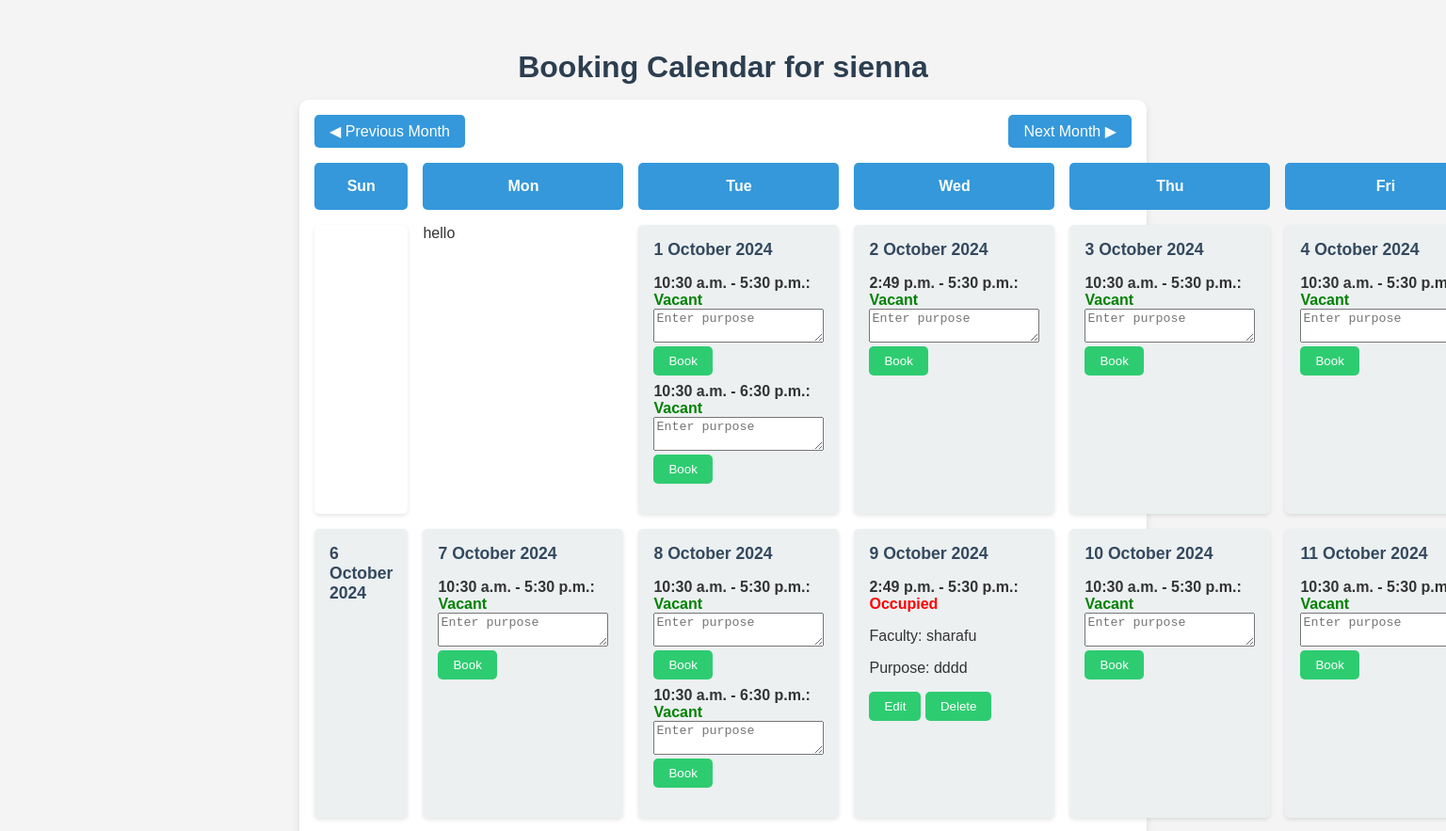
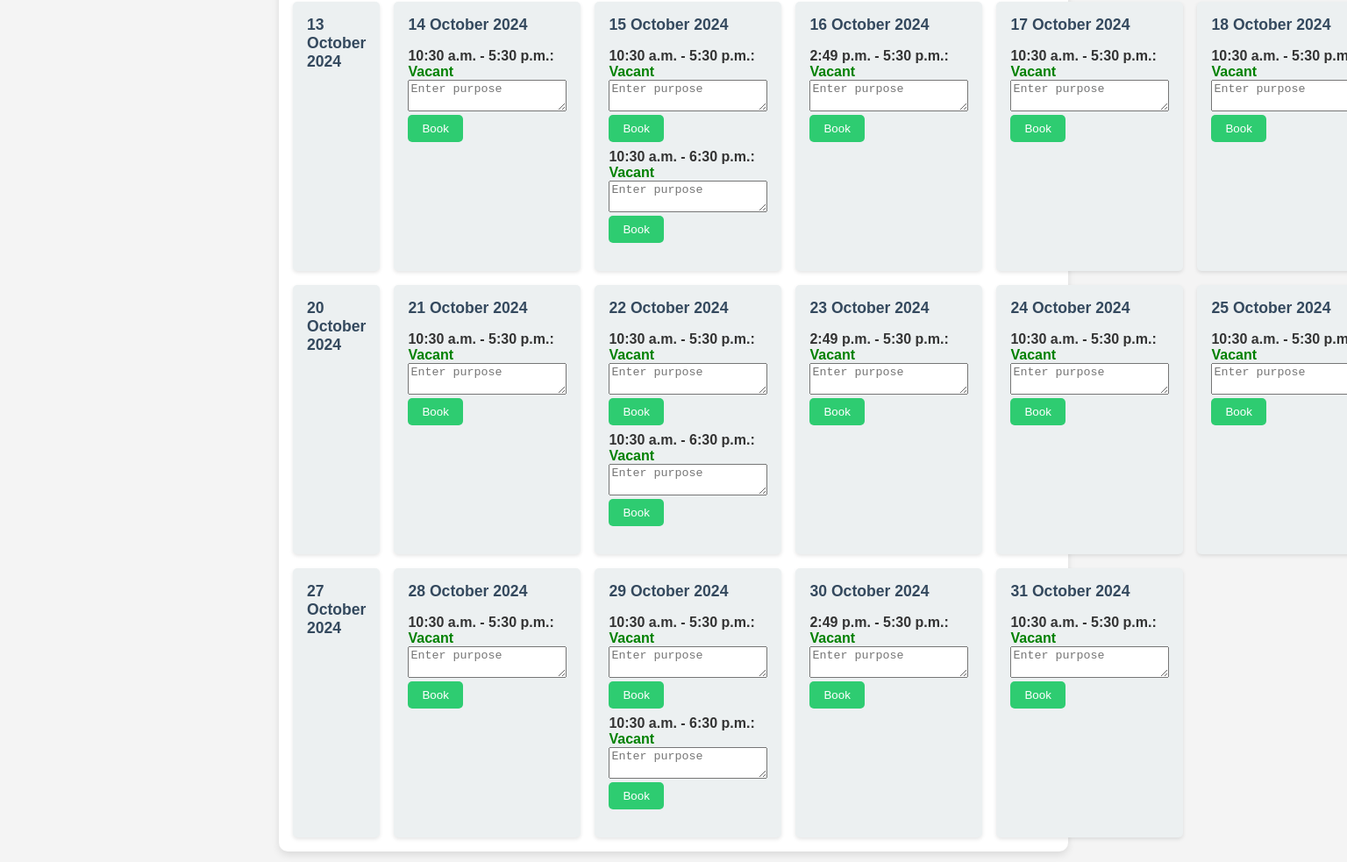
Screenshot of /myapp/adminauditorium/1/book/ with the database file from the repository (2 pictures, top to bottom).
### myapp/models.py (models this page shows, shortened)
class Auditorium(models.Model):
    name = models.CharField(max_length=100)
    location = models.CharField(max_length=200)

class TimeSlot(models.Model):
    working_day = models.ForeignKey(WorkingDay, on_delete=models.CASCADE)
    slot_start_time = models.TimeField()  # Example: 09:00 AM
    slot_end_time = models.TimeField()    # Example: 10:00 AM

class Booking(models.Model):
    auditorium = models.ForeignKey(Auditorium, on_delete=models.CASCADE)
    user = models.ForeignKey(User, on_delete=models.CASCADE)
    date = models.DateField(default=timezone.now)
    time_slot = models.ForeignKey(TimeSlot, on_delete=models.CASCADE)
    purpose = models.CharField(max_length=255, null=True, blank=True)  # Added field for purpose

### myapp/views.py (the view)
# urls.py: path('adminauditorium/<int:auditorium_id>/book/', AdminAuditoriumBookingView.as_view(), name='adminauditorium_booking'),
class AdminAuditoriumBookingView(View):
    def get(self, request, auditorium_id):
        auditorium = get_object_or_404(Auditorium, id=auditorium_id)
        today = timezone.now().date()
        selected_year = int(request.GET.get('year', today.year))
        selected_month = int(request.GET.get('month', today.month))
        selected_date = date(selected_year, selected_month, 1)
        num_days_in_month = monthrange(selected_date.year, selected_date.month)[1]
        first_day_weekday = selected_date.weekday()  # Monday is 0, Sunday is 6
        first_day = selected_date
        last_day = selected_date + timedelta(days=num_days_in_month - 1)
        bookings = Booking.objects.filter(auditorium=auditorium, date__range=[first_day, last_day])
        bookings_by_date = {day: [] for day in range(1, num_days_in_month + 1)}
        for booking in bookings:
            day = booking.date.day
            bookings_by_date[day].append(booking)
        calendar_days = []
        for day in range(1, num_days_in_month + 1):
            current_date = date(selected_date.year, selected_date.month, day)
            day_name = current_date.strftime('%A')  # Get day name like 'Monday', 'Tuesday'
            working_day = WorkingDay.objects.filter(auditorium=auditorium, day=day_name).first()
            slots_with_status = []
            if working_day:
                time_slots = TimeSlot.objects.filter(working_day=working_day)
                day_bookings = bookings_by_date.get(day, [])
                for slot in time_slots:
                    booked_slot = next((b for b in day_bookings if b.time_slot == slot), None)
                    slots_with_status.append({
                        'slot': slot,
                        'status': 'occupied' if booked_slot else 'vacant',
                        'booking': booked_slot,  # Pass the booking object if it's occupied
                    })
            calendar_days.append({
                'date': current_date,
                'slots_with_status': slots_with_status
            })
        empty_days_before_first = list(range(first_day_weekday))
        context = {
            'auditorium': auditorium,
            'calendar_days': calendar_days,
            'selected_date': selected_date,
            'selected_year': selected_year,
            'selected_month': selected_month,
            'first_day_weekday': first_day_weekday,
            'empty_days_before_first': empty_days_before_first,
        }
        return render(request, 'edit_auditorium_booking.html', context)

### templates/edit_auditorium_booking.html (shortened to what this page needs)
<!DOCTYPE html>
<html lang="en">
<head>
</head>
<body>
    <h1>Booking Calendar for {{ auditorium.name }}</h1>
    <div class="calendar-container">
        <div class="header">
            <a href="?year={{ selected_year }}&month={{ selected_month|add:"-1" }}">&#9664; Previous Month</a>
            <a href="?year={{ selected_year }}&month={{ selected_month|add:"1" }}">Next Month &#9654;</a>
        </div>
        <div class="calendar">
            <div class="day-name">Sun</div>
            <div class="day-name">Mon</div>
            <div class="day-name">Tue</div>
            <div class="day-name">Wed</div>
            <div class="day-name">Thu</div>
            <div class="day-name">Fri</div>
            {% for empty_day in empty_days_before_first %}
                <div class="day empty-day"></div>
            {% endfor %}
            <label for="">hello{{slot_status}}</label>
{% for day in calendar_days %}
<div class="day">
    <h3>{{ day.date.day }} {{ day.date|date:"F Y" }}</h3>
    <ul>
        {% for slot_status in day.slots_with_status %}
            <li>
                <strong>{{ slot_status.slot.slot_start_time }} - {{ slot_status.slot.slot_end_time }}:</strong>
                {% if slot_status.status == 'vacant' %}
                    <span class="vacant">Vacant</span>
                    <form method="POST" style="display:inline;">
                        <textarea name="purpose" placeholder="Enter purpose" required></textarea>
                        <button type="submit">Book</button>
                    </form>
                {% else %}
                    <span class="occupied">Occupied</span>
                    <p>Faculty: {{ slot_status.booking.user.username }}</p>
                    <p>Purpose: {{ slot_status.booking.purpose }}</p>
                    <form action="{% url 'edit_booking' slot_status.booking.id %}" method="GET" style="display:inline;">
                        <button type="submit">Edit</button>
                    </form>
                    <form action="{% url 'delete_booking' slot_status.booking.id %}" method="POST" style="display:inline;">
                        <button type="submit" onclick="return confirm('Are you sure you want to delete this booking?')">Delete</button>
                    </form>
                {% endif %}
            </li>
        {% endfor %}
    </ul>
</div>
{% endfor %}
        </div>
    </div>
</body>
</html>

### templates/edit_auditorium_booking.html (style rules this page uses)
* { box-sizing: border-box; }
body { font-family: Arial, sans-serif; background-color: #f4f4f4; color: #333; margin: 0; padding: 2rem; }
h1 { text-align: center; margin-bottom: 1rem; color: #2c3e50; }
.calendar-container { max-width: 900px; margin: 0 auto; padding: 1rem; background-color: #fff; border-radius: 10px; box-shadow: 0 4px 8px rgba(0, 0, 0, 0.1); }
.header { display: flex; justify-content: space-between; margin-bottom: 1rem; }
.header a { padding: 0.5rem 1rem; background-color: #3498db; color: #fff; text-decoration: none; border-radius: 5px; transition: background-color 0.3s ease; }
.calendar { display: grid; grid-template-columns: repeat(7, 1fr); gap: 1rem; }
.day-name { font-weight: bold; text-align: center; background-color: #3498db; color: white; padding: 1rem; border-radius: 5px; }
.day { background-color: #ecf0f1; padding: 1rem; border-radius: 5px; box-shadow: 0 2px 4px rgba(0, 0, 0, 0.1); min-height: 120px; position: relative; }
.day h3 { margin: 0; font-size: 1.1rem; color: #34495e; }
.vacant { color: green; font-weight: bold; }
.occupied { color: red; font-weight: bold; }
button { padding: 0.5rem 1rem; background-color: #2ecc71; color: white; border: none; border-radius: 5px; cursor: pointer; transition: background-color 0.3s ease; }
ul { list-style-type: none; padding: 0; }
li { margin-top: 0.5rem; }
.empty-day { background: transparent; border: none; }

### rows the page displays
Auditorium: name "sienna"
TimeSlot: slot.slot_start_time "10:30 a.m.", slot.slot_end_time "5:30 p.m."
TimeSlot: slot.slot_start_time "10:30 a.m.", slot.slot_end_time "6:30 p.m."
TimeSlot: slot.slot_start_time "2:49 p.m.", slot.slot_end_time "5:30 p.m.", booking.user.username "sharafu", booking.purpose "dddd"
TimeSlot: slot.slot_start_time "10:30 a.m.", slot.slot_end_time "5:30 p.m."
TimeSlot: slot.slot_start_time "10:30 a.m.", slot.slot_end_time "5:30…"
TimeSlot: slot.slot_start_time "10:30 a.m.", slot.slot_end_time "5:30 p.m."

### other values shown
{{ day.date.day }} "1" "2" "3" "4" "6" "7" "8" "9" "10" "11" "13" "14" "15" "16" "17" "18" "20" "21" "22" "23" "24" "25" "27" "28" "29" "30" "31"
{{ day.date|date:"F Y" }} "October 2024" "October 2024" "October 2024" "October 2024" "October 2024" "October 2024" "October 2024" "October 2024" "October 2024" "October 2024" "October 2024" "October 2024" "October 2024" "October 2024" "October 2024" "October 2024" "October 2024" "October 2024" "October 2024" "October 2024" "October 2024" "October 2024" "October 2024" "October 2024" "October 2024" "October 2024" "October 2024"
